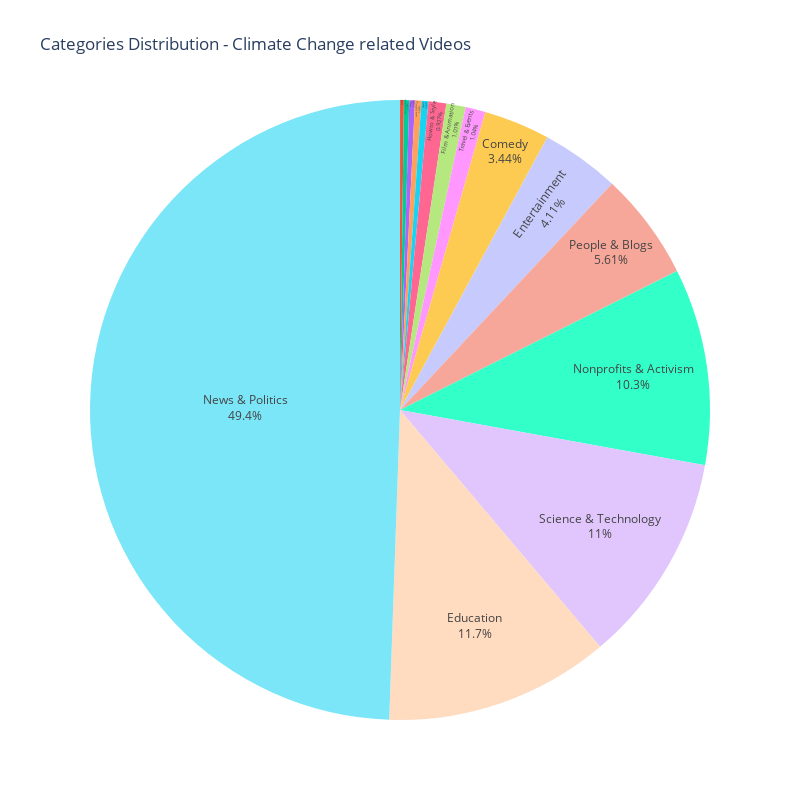
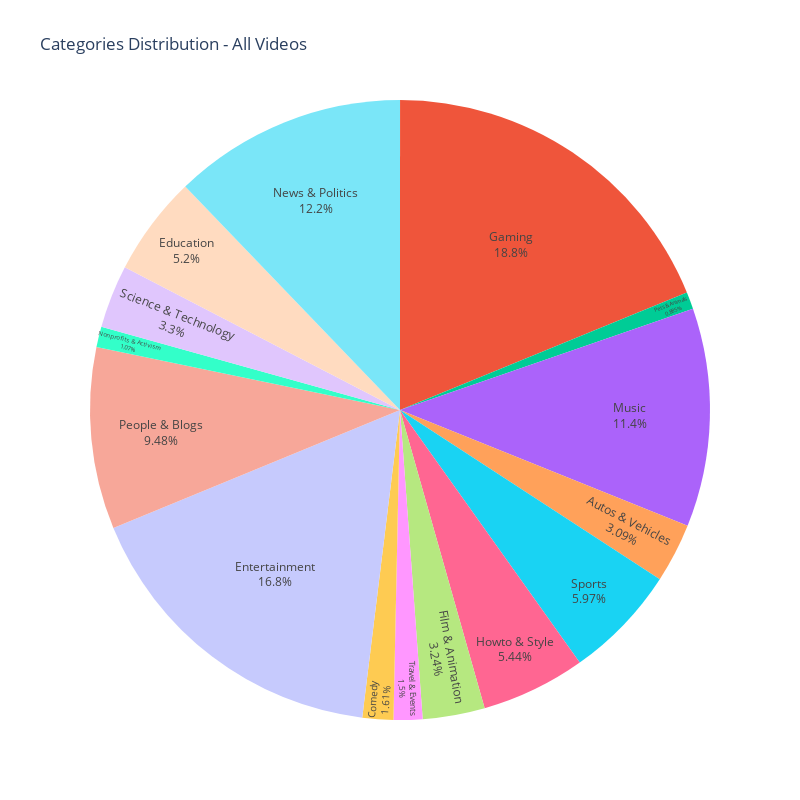

Here is the notebook cell these charts were saved with, in order:
### Code cell
#Coutning the number of videos in each category
category_counts_climate = climate_videos_df['categories'].value_counts()
category_counts_all = nb_videos_by_cat = pd.read_json(nb_videos_by_cat_path, lines=True)
category_counts_all['categories'] = category_counts_all['categories'].replace('', 'not specified')
category_counts_all = category_counts_all.set_index('categories').squeeze()
categories = category_counts_climate.index

fig = px.pie(category_counts_climate.reset_index(),
             values='count',
             names='categories',
             title='Categories Distribution - Climate Change related Videos',
             width=800,
             height=800,
             category_orders={"categories":categories.to_list()[::-1]})
fig.update_layout(showlegend=False)
fig.update_traces( textinfo='percent+label', textposition='inside')

fig.show()

fig = px.pie(category_counts_all.reset_index(),
             values='count',
             names='categories',
             title='Categories Distribution - All Videos',
             width=800,
             height=800,
             category_orders={"categories":categories.to_list()[::-1]})
fig.update_traces(textinfo='percent+label', textposition='inside')
fig.update_layout(showlegend=False)
fig.show()

### Figure 1 — Plotly figure (JSON) as saved in the notebook; plotly's stock layout.template omitted (floating-point values rounded to 4 significant figures)
{"data": [{"direction": "clockwise", "domain": {"x": [0, 1], "y": [0, 1]}, "hovertemplate": "categories=%{label}<br>count=%{value}<extra></extra>", "labels": ["not specified", "Gaming", "Pets & Animals", "Music", "Autos & Vehicles", "Sports", "Howto & Style", "Film & Animation", "Travel & Events", "Comedy", "Entertainment", "People & Blogs", "Nonprofits & Activism", "Science & Technology", "Education", "News & Politics"], "legendgroup": "", "name": "", "showlegend": true, "sort": false, "textinfo": "percent+label", "textposition": "inside", "type": "pie", "values": [2, 139, 195, 207, 235, 251, 651, 708, 731, 2417, 2883, 3937, 7206, 7710, 8232, 34727]}], "layout": {"height": 800, "legend": {"tracegroupgap": 0}, "showlegend": false, "title": {"text": "Categories Distribution - Climate Change related Videos"}, "width": 800}}

### Figure 2 — Plotly figure (JSON) as saved in the notebook; plotly's stock layout.template omitted (floating-point values rounded to 4 significant figures)
{"data": [{"direction": "clockwise", "domain": {"x": [0, 1], "y": [0, 1]}, "hovertemplate": "categories=%{label}<br>count=%{value}<extra></extra>", "labels": ["not specified", "Gaming", "Pets & Animals", "Music", "Autos & Vehicles", "Sports", "Howto & Style", "Film & Animation", "Travel & Events", "Comedy", "Entertainment", "People & Blogs", "Nonprofits & Activism", "Science & Technology", "Education", "News & Politics", "Movies", "Shows"], "legendgroup": "", "name": "", "showlegend": true, "sort": false, "textinfo": "percent+label", "textposition": "inside", "type": "pie", "values": [1522, 13720303, 645508, 8305003, 2256967, 4354412, 3968127, 2359736, 1096565, 1172503, 12276397, 6910666, 777449, 2403004, 3795564, 8881022, 5, 41]}], "layout": {"height": 800, "legend": {"tracegroupgap": 0}, "showlegend": false, "title": {"text": "Categories Distribution - All Videos"}, "width": 800}}
